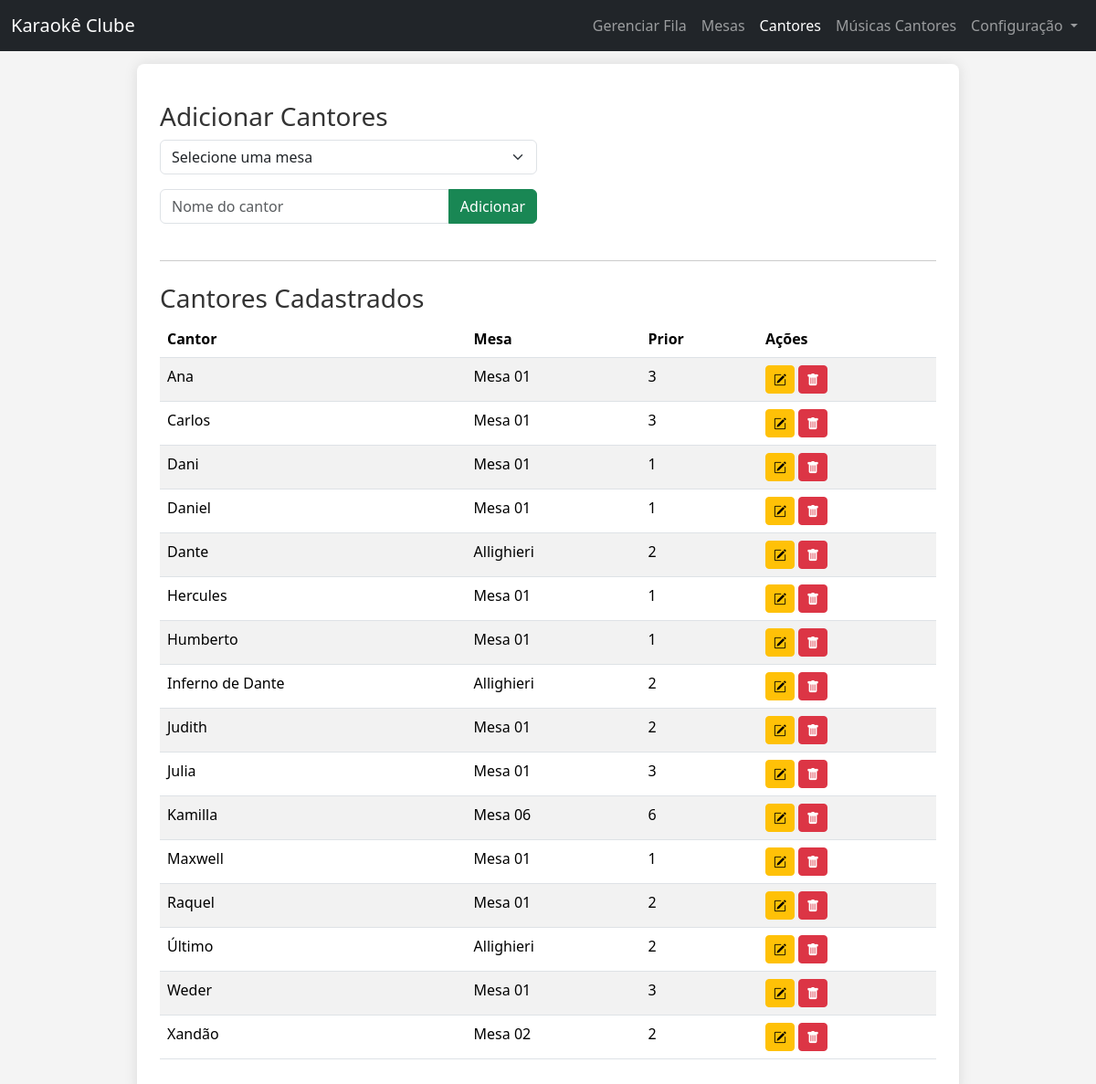
The app's page /cantores.php, older data.
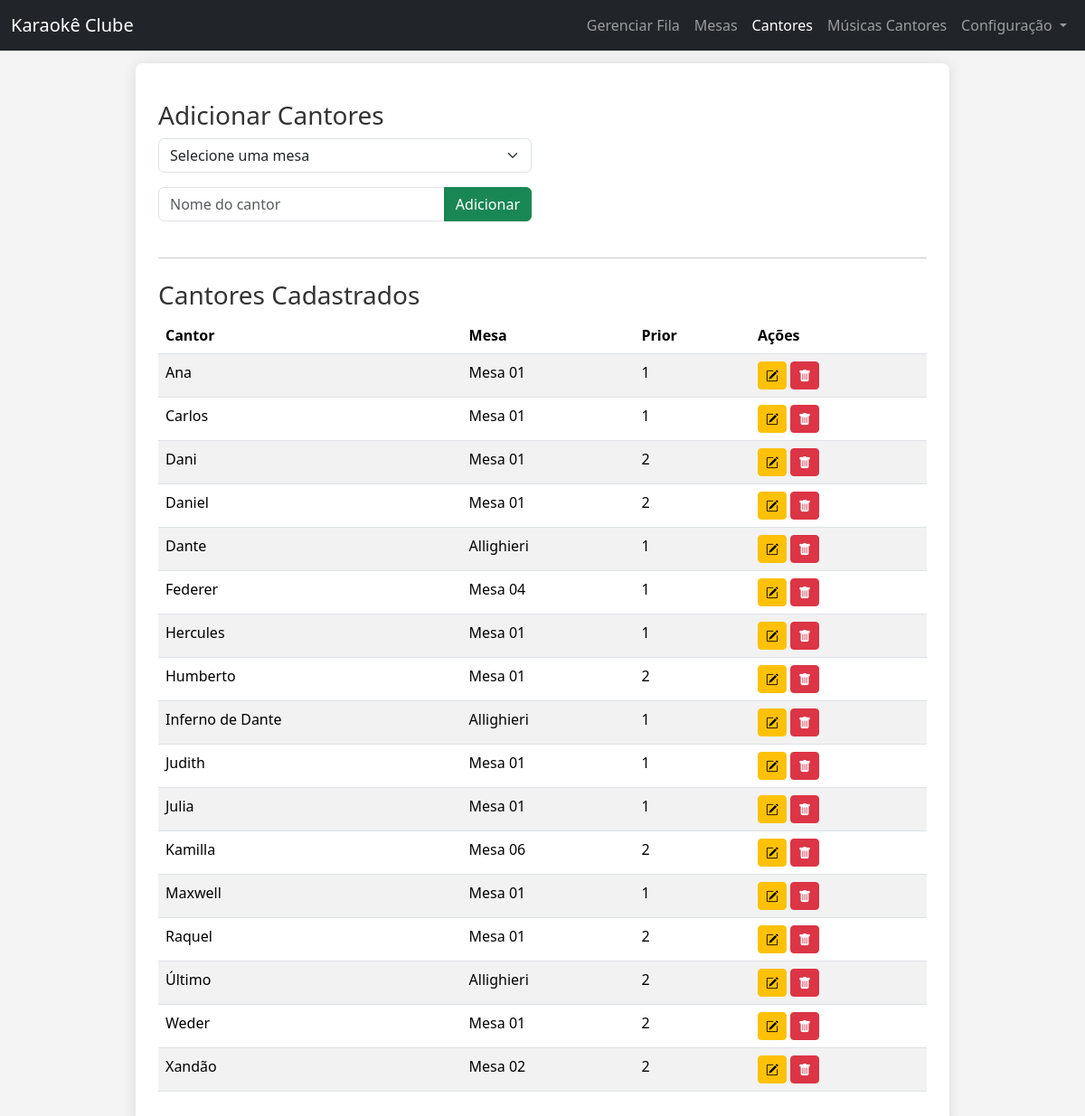
The same page, newer data.
### tables this page shows
CREATE TABLE `cantores` (
  `id` int(11) NOT NULL,
  `nome_cantor` varchar(255) NOT NULL,
  `id_mesa` int(11) DEFAULT NULL,
  `proximo_ordem_musica` int(11) NOT NULL DEFAULT 1
);

CREATE TABLE `mesas` (
  `id` int(11) NOT NULL,
  `nome_mesa` varchar(255) NOT NULL,
  `tamanho_mesa` int(11) NOT NULL DEFAULT 0
);

### funcoes_fila.php (called while the page is built, shortened)
<?php
function getAllCantores(PDO $pdo): array
{
    try {
        $stmt = $pdo->prepare("
            SELECT
                c.id,
                c.nome_cantor,
                c.id_mesa,
                m.nome_mesa AS nome_da_mesa_associada, -- Alias para evitar conflito de nome e clareza
                c.proximo_ordem_musica
            FROM
                cantores c
            LEFT JOIN
                mesas m ON c.id_mesa = m.id
            ORDER BY
                c.nome_cantor ASC
        ");
        $stmt->execute();
        return $stmt->fetchAll(PDO::FETCH_ASSOC);
    } catch (\PDOException $e) {
        error_log("Erro ao buscar todos os cantores com nome da mesa: " . $e->getMessage());
        return [];
    }
}

### cantores.php (the view, shortened to what this page needs)
<?php
require_once 'funcoes_fila.php';
if (!empty($pdo)) {
    $todos_cantores = getAllCantores($pdo);
}else {
    $todos_cantores = [];
}
$current_page = pathinfo($_SERVER['PHP_SELF'], PATHINFO_BASENAME);
?>
<!DOCTYPE html>
<html lang="pt-BR">
<head>
    <link href="https://cdn.jsdelivr.net/npm/bootstrap@5.3.3/dist/css/bootstrap.min.css" rel="stylesheet">
    <link rel="stylesheet" href="https://code.jquery.com/ui/1.12.1/themes/base/jquery-ui.css">
    <link rel="stylesheet" href="css/style_index.css">
    <link rel="stylesheet" href="https://cdn.jsdelivr.net/npm/bootstrap-icons@1.11.3/font/bootstrap-icons.min.css">
</head>
<body>
<?php include_once 'inc/nav.php'; ?>
<div class="container">
        <h3>Adicionar Cantores</h3>
        <form method="POST" id="addCantores">
            <div class="row mb-3">
                <div class="col-md-6">
                    <select id="id_mesa_cantor" name="id_mesa_cantor" class="form-select" required> <option value="">Selecione uma mesa</option>
                    </select>
                </div>
            </div>
            <div class="row">
                <div class="col-12 col-lg-6">
                    <div class="input-group mb-3">
                        <input type="text" id="nome_cantor" name="nome_cantor" class="form-control" placeholder="Nome do cantor" aria-label="Nome do cantor" aria-describedby="button-addon2" required>
                        <button class="btn btn-success" type="submit" id="button-addon2">Adicionar</button>
                    </div>
                </div>
            </div>
        </form>
    <hr class="my-4">
    <h3>Cantores Cadastrados</h3>
    <div id="cantoresListContainer">
        <?php if (!empty($todos_cantores)): ?>
            <table class="table table-striped table-hover">
                <thead>
                <tr>
                    <th scope="col">Cantor</th>
                    <th scope="col">Mesa</th>
                    <th scope="col">Prior</th>
                    <th scope="col">Ações</th> </tr>
                </thead>
                <tbody>
                <?php foreach ($todos_cantores as $cantor): ?>
                    <tr>
                        <td><?php echo htmlspecialchars($cantor['nome_cantor']); ?></td>
                        <td><?php echo htmlspecialchars($cantor['nome_da_mesa_associada'] ?? 'N/A'); ?></td>
                        <td><?php echo htmlspecialchars($cantor['proximo_ordem_musica']); ?></td>
                        <td>
                            <div class="d-flex flex-nowrap gap-1">
                                <button class="btn btn-sm btn-warning edit-cantor-btn"
                                        data-id="<?php echo htmlspecialchars($cantor['id']); ?>"
                                        data-nome="<?php echo htmlspecialchars($cantor['nome_cantor'], ENT_QUOTES, 'UTF-8'); ?>"
                                        data-mesa-id="<?php echo htmlspecialchars($cantor['id_mesa']); ?>"
                                        data-prioridade="<?php echo htmlspecialchars($cantor['proximo_ordem_musica']); ?>"
                                        title="Editar Cantor">
                                    <i class="bi bi-pencil-square"></i>
                                </button>
                                <button class="btn btn-sm btn-danger" onclick="confirmarExclusaoCantor(<?php echo $cantor['id']; ?>, '<?php echo htmlspecialchars($cantor['nome_cantor'], ENT_QUOTES, 'UTF-8'); ?>')" title="Excluir Cantor">
                                    <i class="bi bi-trash-fill"></i>
                                </button>
                            </div>
                        </td>
                    </tr>
                <?php endforeach; ?>
                </tbody>
            </table>
        <?php else: ?>
            <p>Nenhum cantor cadastrado ainda.</p>
        <?php endif; ?>
    </div>
</div>
</body>
</html>

### inc/nav.php (shortened to what this page needs)
<nav class="navbar navbar-expand-lg navbar-dark fixed-top bg-dark">
    <div class="container-fluid">
        <a class="navbar-brand" href="index.php">Karaokê Clube</a>
        <div class="collapse navbar-collapse" id="navbarNav">
            <ul class="navbar-nav ms-auto">
                <li class="nav-item">
                    <a class="nav-link <?php echo ($current_page == 'rodadas.php' || $current_page == 'index.php') ? 'active' : ''; ?>" aria-current="page" href="rodadas.php">Gerenciar Fila</a>
                </li>
                <li class="nav-item">
                    <a class="nav-link <?php echo ($current_page == 'mesas.php') ? 'active' : ''; ?>" href="mesas.php">Mesas</a>
                </li>
                <li class="nav-item">
                    <a class="nav-link <?php echo ($current_page == 'cantores.php') ? 'active' : ''; ?>" href="cantores.php">Cantores</a>
                </li>
                <li class="nav-item">
                    <a class="nav-link <?php echo ($current_page == 'musicas_cantores.php') ? 'active' : ''; ?>" href="musicas_cantores.php">Músicas Cantores</a>
                </li>
                <li class="nav-item dropdown">
                    <a class="nav-link dropdown-toggle" href="#" id="navbarDropdown" role="button" data-bs-toggle="dropdown" aria-expanded="false">
                        Configuração
                    </a>
                </li>
            </ul>
        </div>
    </div>
</nav>

### css/style_index.css (style rules this page uses)
body { margin: 70px 20px 20px 20px; background-color: #f4f4f4; color: #333; }
.container { max-width: 900px; margin: auto; background: white; padding: 25px; border-radius: 8px; box-shadow: 0 0 15px rgba(0,0,0,0.1); }

Row changes from the older to the newer data that the page shows:
changed cantores "Ana": proximo_ordem_musica "3" → "1"
changed cantores "Carlos": proximo_ordem_musica "3" → "1"
changed cantores "Dani": proximo_ordem_musica "1" → "2"
changed cantores "Daniel": proximo_ordem_musica "1" → "2"
changed cantores "Dante": proximo_ordem_musica "2" → "1"
added cantores: nome_cantor "Federer", id_mesa.nome_mesa "Mesa 04", proximo_ordem_musica "1"
changed cantores "Humberto": proximo_ordem_musica "1" → "2"
changed cantores "Inferno de Dante": proximo_ordem_musica "2" → "1"
changed cantores "Judith": proximo_ordem_musica "2" → "1"
changed cantores "Julia": proximo_ordem_musica "3" → "1"
changed cantores "Kamilla": proximo_ordem_musica "6" → "2"
changed cantores "Weder": proximo_ordem_musica "3" → "2"
